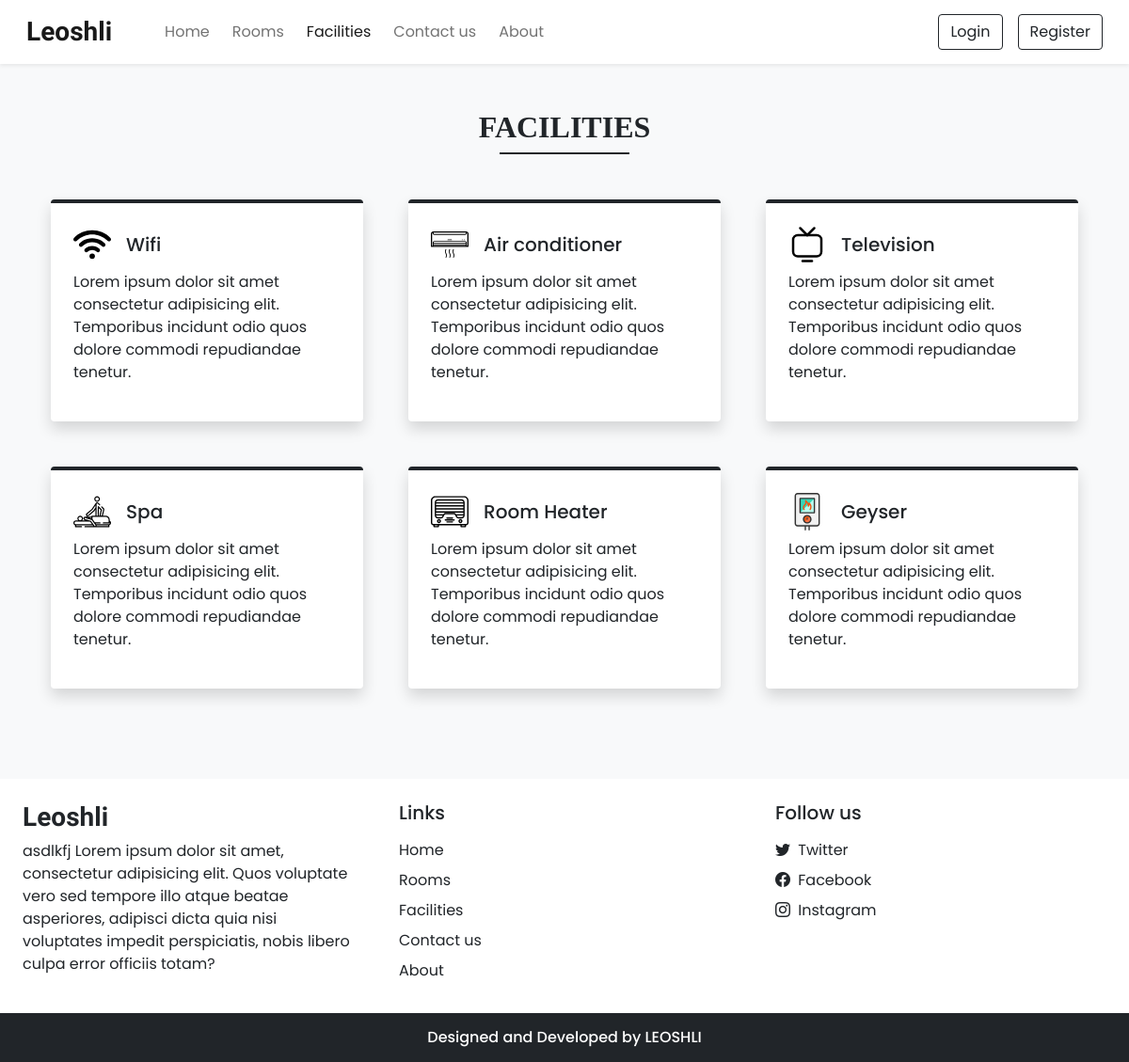
Screenshot of /facilities.php with the database file from the repository.
### tables this page shows
CREATE TABLE `settings` (
  `sr_no` int(11) NOT NULL,
  `site_title` varchar(50) NOT NULL,
  `site_about` varchar(250) NOT NULL,
  `shutdown` tinyint(1) NOT NULL
);

CREATE TABLE `facilities` (
  `id` int(11) NOT NULL,
  `icon` varchar(100) NOT NULL,
  `name` varchar(50) NOT NULL,
  `description` varchar(250) NOT NULL
);

### admin/inc/db_config.php (called while the page is built, shortened)
<?php
  function selectAll($table)
  {
    $con = $GLOBALS['con'];
    $res = mysqli_query($con,"SELECT * FROM $table");
    return $res;
  }
  function select($sql,$values,$datatypes)
  {
    $con = $GLOBALS['con'];
    if($stmt = mysqli_prepare($con,$sql))
    {
      mysqli_stmt_bind_param($stmt,$datatypes,...$values);
      if(mysqli_stmt_execute($stmt)){
        $res = mysqli_stmt_get_result($stmt);
        return $res;
      }
      else{
        mysqli_stmt_close($stmt);
        die("Query cannot be executed - Select");
      }
    }
    else{
      die("Query cannot be prepared - Select");
    }
  }
?>

### facilities.php (the view, shortened to what this page needs)
<!DOCTYPE html>
<html lang="en">
<head>
  <?php require('inc/links.php'); ?>
</head>
<body class="bg-light">
  <?php require('inc/header.php'); ?>
  <div class="my-5 px-4">
    <h2 class="fw-bold h-font text-center" style="font-family: times new roman, serif;">FACILITIES</h2>
    <div class="h-line bg-dark" style="width: 12%; height: 1.5px; margin: 0 auto;"></div>
  </div>
  <div class="container">
    <div class="row">
      <?php
        $res = selectAll('facilities');
        $path = FACILITIES_IMG_PATH;
        while($row = mysqli_fetch_assoc($res)){
          echo<<<data
            <div class="col-lg-4 col-md-6 mb-5 px-4">
              <div class="bg-white rounded shadow p-4 border-top border-4 border-dark pop">
                <div class="d-flex align-items-center mb-2">
                  <img src="$path$row[icon]" width="40px">
                  <h5 class="m-0 ms-3">$row[name]</h5>
                </div>
                <p>$row[description]</p>
              </div>
            </div>
          data;
        }
      ?>
    </div>
  </div>
  <?php require('inc/footer.php'); ?>
</body>
</html>

### inc/header.php (shortened to what this page needs)
<nav id="nav-bar" class="navbar navbar-expand-lg navbar-light bg-white px-lg-3 py-lg-2 shadow-sm sticky-top">
  <div class="container-fluid">
    <a class="navbar-brand me-5 fw-bold fs-3 h-font" href="index.php"><?php echo $settings_r['site_title'] ?></a>
    <div class="collapse navbar-collapse" id="navbarSupportedContent">
      <ul class="navbar-nav me-auto mb-2 mb-lg-0">
        <li class="nav-item">
          <a class="nav-link me-2" href="index.php">Home</a>
        </li>
        <li class="nav-item">
          <a class="nav-link me-2" href="rooms.php">Rooms</a>
        </li>
        <li class="nav-item">
          <a class="nav-link me-2" href="facilities.php">Facilities</a>
        </li>
        <li class="nav-item">
          <a class="nav-link me-2" href="contact.php">Contact us</a>
        </li>
        <li class="nav-item">
          <a class="nav-link" href="about.php">About</a>
        </li>
      </ul>
      <div class="d-flex">
        <?php
          if(isset($_SESSION['login']) && $_SESSION['login']==true)
          {
            $path = USERS_IMG_PATH;
            echo<<<data
              <div class="btn-group">
                <button type="button" class="btn btn-outline-dark shadow-none dropdown-toggle" data-bs-toggle="dropdown" data-bs-display="static" aria-expanded="false">
                  <img src="$path$_SESSION[uPic]" style="width: 25px; height: 25px;" class="me-1 rounded-circle">
                  $_SESSION[uName]
                </button>
                <ul class="dropdown-menu dropdown-menu-lg-end">
                  <li><a class="dropdown-item" href="profile.php">Profile</a></li>
                  <li><a class="dropdown-item" href="bookings.php">Bookings</a></li>
                  <li><a class="dropdown-item" href="logout.php">Logout</a></li>
                </ul>
              </div>
            data;
          }
          else
          {
            echo<<<data
              <button type="button" class="btn btn-outline-dark shadow-none me-lg-3 me-2" data-bs-toggle="modal" data-bs-target="#loginModal">
                Login
              </button>
              <button type="button" class="btn btn-outline-dark shadow-none" data-bs-toggle="modal" data-bs-target="#registerModal">
                Register
              </button>
            data;
          }
        ?>
      </div>
    </div>
  </div>
</nav>

### inc/footer.php (shortened to what this page needs)
<div class="container-fluid bg-white mt-5">
  <div class="row">
    <div class="col-lg-4 p-4">
      <h3 class="h-font fw-bold fs-3 mb-2"><?php echo $settings_r['site_title'] ?></h3>
      <p>
        <?php echo $settings_r['site_about'] ?>
      </p>
    </div>
    <div class="col-lg-4 p-4">
      <h5 class="mb-3">Links</h5>
      <a href="index.php" class="d-inline-block mb-2 text-dark text-decoration-none">Home</a> <br>
      <a href="rooms.php" class="d-inline-block mb-2 text-dark text-decoration-none">Rooms</a> <br>
      <a href="facilities.php" class="d-inline-block mb-2 text-dark text-decoration-none">Facilities</a> <br>
      <a href="contact.php" class="d-inline-block mb-2 text-dark text-decoration-none">Contact us</a> <br>
      <a href="about.php" class="d-inline-block mb-2 text-dark text-decoration-none">About</a>
    </div>
    <div class="col-lg-4 p-4">
        <h5 class="mb-3">Follow us</h5>
        <?php
          if($contact_r['tw']!=''){
            echo<<<data
              <a href="$contact_r[tw]" class="d-inline-block text-dark text-decoration-none mb-2">
                <i class="bi bi-twitter me-1"></i> Twitter
              </a><br>
            data;
          }
        ?>
        <a href="<?php echo $contact_r['fb'] ?>" class="d-inline-block text-dark text-decoration-none mb-2">
          <i class="bi bi-facebook me-1"></i> Facebook
        </a><br>
        <a href="<?php echo $contact_r['insta'] ?>" class="d-inline-block text-dark text-decoration-none">
          <i class="bi bi-instagram me-1"></i> Instagram
        </a><br>
    </div>
  </div>
</div>
<h6 class="text-center bg-dark text-white p-3 m-0">Designed and Developed by LEOSHLI</h6>

### css/common.css (style rules this page uses)
:root { --teal: #2ec1ac; --teal_hover: #279e8c; }
* { font-family: 'Poppins', sans-serif; }
.h-font { font-family: 'Merienda', cursive; }
.h-line { width: 150px; margin: 0 auto; height: 1.7px; }

### rows the page displays
settings: site_title "Leoshli", site_about "asdlkfj Lorem ipsum dolor sit amet, consectetur adipisicing elit. Quos voluptate vero sed tempore illo atque beatae asperiores, adipisci dicta quia nisi voluptates impedit perspiciatis, nobis libero culpa error officiis totam?"
facilities: icon (picture), name "Wifi", description "Lorem ipsum dolor sit amet consectetur adipisicing elit. Temporibus incidunt odio quos dolore commodi repudiandae tenetur."
facilities: icon (picture), name "Air conditioner", description "Lorem ipsum dolor sit amet consectetur adipisicing elit. Temporibus incidunt odio quos dolore commodi repudiandae tenetur."
facilities: icon (picture), name "Television", description "Lorem ipsum dolor sit amet consectetur adipisicing elit. Temporibus incidunt odio quos dolore commodi repudiandae tenetur."
facilities: icon (picture), name "Spa", description "Lorem ipsum dolor sit amet consectetur adipisicing elit. Temporibus incidunt odio quos dolore commodi repudiandae tenetur."
facilities: icon (picture), name "Room Heater", description "Lorem ipsum dolor sit amet consectetur adipisicing elit. Temporibus incidunt odio quos dolore commodi repudiandae tenetur."
facilities: icon (picture), name "Geyser", description "Lorem ipsum dolor sit amet consectetur adipisicing elit. Temporibus incidunt odio quos dolore commodi repudiandae tenetur."
